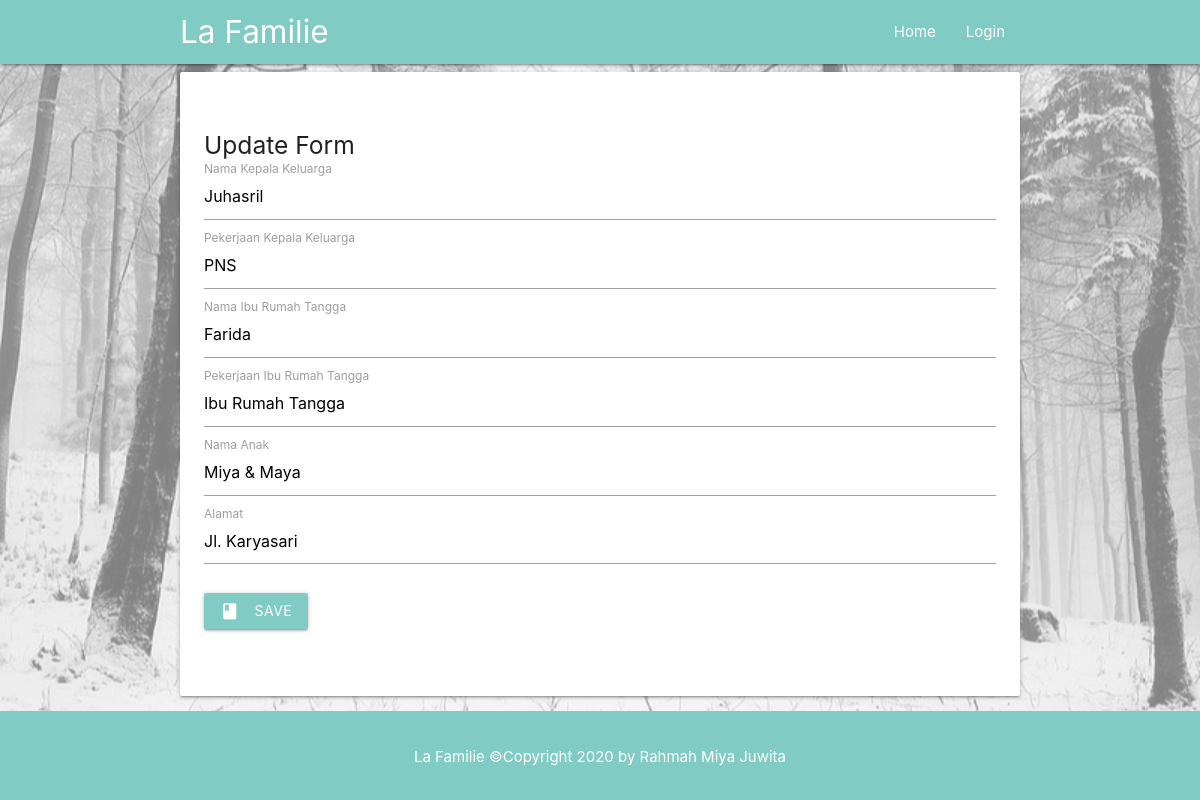
/crud/form-update.php?id=5 (signed in), run on the app's committed database.
### tables this page shows
CREATE TABLE `sensus` (
  `id` int(11) NOT NULL,
  `nama_ayah` varchar(50) NOT NULL,
  `pekerjaan_ayah` varchar(50) NOT NULL,
  `nama_ibu` varchar(50) NOT NULL,
  `pekerjaan_ibu` varchar(50) NOT NULL,
  `nama_anak` varchar(50) NOT NULL,
  `alamat` text NOT NULL
);

### crud/form-update.php (the view, shortened to what this page needs)
<?php
include "database.php";
$query = "SELECT *FROM sensus WHERE id = '$_GET[id]'";
$data = $con -> prepare($query);
$data -> execute();
$sensus = $data -> fetch(PDO :: FETCH_OBJ);
?>
<!DOCTYPE html>
  <html>
    <head>
      <link type="text/css" rel="stylesheet" href="css/materialize.min.css"  media="screen,projection"/>
      <link rel="stylesheet" type="text/css" href="css/style.css">
    </head>
    <body>
    <div class="navbar-fixed">
        <nav class="#80cbc4 teal lighten-3">
          <div class="container">
            <div class="nav-wrapper">
              <a href="../../index.php" class="brand-logo">La Familie</a>
              <ul class="right hide-on-med-and-down">
                <li><a href="../../index.html" class="active">Home</a></li>
                <li><a href="login.php" class="active">Login</a></li>
              </ul>
            </div>
          </div>
        </nav>
      </div>
        <div class="parallax-container">
          <div class="parallax"><img src="img/snow.jpg"></div>
            <div class="container">
              <div class="card-panel">
                    <form method="POST" action="update.php">
                            <h5>Update Form</h5>
                            <div class="input-field">
                            <input type="text" name="nama_ayah" id="nama_ayah" required class="validate" value="<?php echo $sensus -> nama_ayah ?>">
                            <label for="nama_ayah">Nama Kepala Keluarga</label>
                            </div>
                            <div class="input-field">
                            <input type="text" name="pekerjaan_ayah" id="pekerjaan_ayah" required class="validate" value="<?php echo $sensus -> pekerjaan_ayah ?>">
                            <label for="pekerjaan_ayah">Pekerjaan Kepala Keluarga</label>
                            </div>
                            <div class="input-field">
                            <input type="text" name="nama_ibu" id="nama_ibu" required class="validate" value="<?php echo $sensus -> nama_ibu ?>">
                            <label for="nama_ibu">Nama Ibu Rumah Tangga</label>
                            </div>
                            <div class="input-field">
                            <input type="text" name="pekerjaan_ibu" id="pekerjaan_ibu" required class="validate" value="<?php echo $sensus -> pekerjaan_ibu ?>">
                            <label for="pekerjaan_ibu">Pekerjaan Ibu Rumah Tangga</label>
                            </div>
                            <div class="input-field">
                            <input type="text" name="nama_anak" id="nama_anak" required class="validate" value="<?php echo $sensus -> nama_anak ?>">
                            <label for="nama_anak">Nama Anak</label>
                            </div>
                            <div class="input-field">
                            <textarea name="alamat" id="alamat" class="materialize-textarea"><?php echo $sensus -> alamat ?></textarea>
                            <label for="alamat">Alamat</label>
                            </div>
                            <button type="submit" class="btn teal lighten-3" onclick="M.toast({html: 'Data Berhasil Disimpan'})"><i class="material-icons left">book</i>Save</button>
                    </form>
                  <br>
              </div>
            </div>
        </div>
      <footer class="teal lighten-3 center white-text">
        <p>
            La Familie &copy;Copyright 2020 by <a href="https://instagram.com/rahmahmiyaa/" class="active white-text">Rahmah Miya Juwita</a>
        </p>
      </footer>
    </body>
  </html>

### crud/css/style.css (style rules this page uses)
.parallax-container { height: 50%; }
section, form, footer { padding: 20px 0; }

### data on the page
sensus: nama_ayah "Juhasril", pekerjaan_ayah "PNS", nama_ibu "Farida", pekerjaan_ibu "Ibu Rumah Tangga", nama_anak "Miya & Maya", alamat "Jl. Karyasari"
